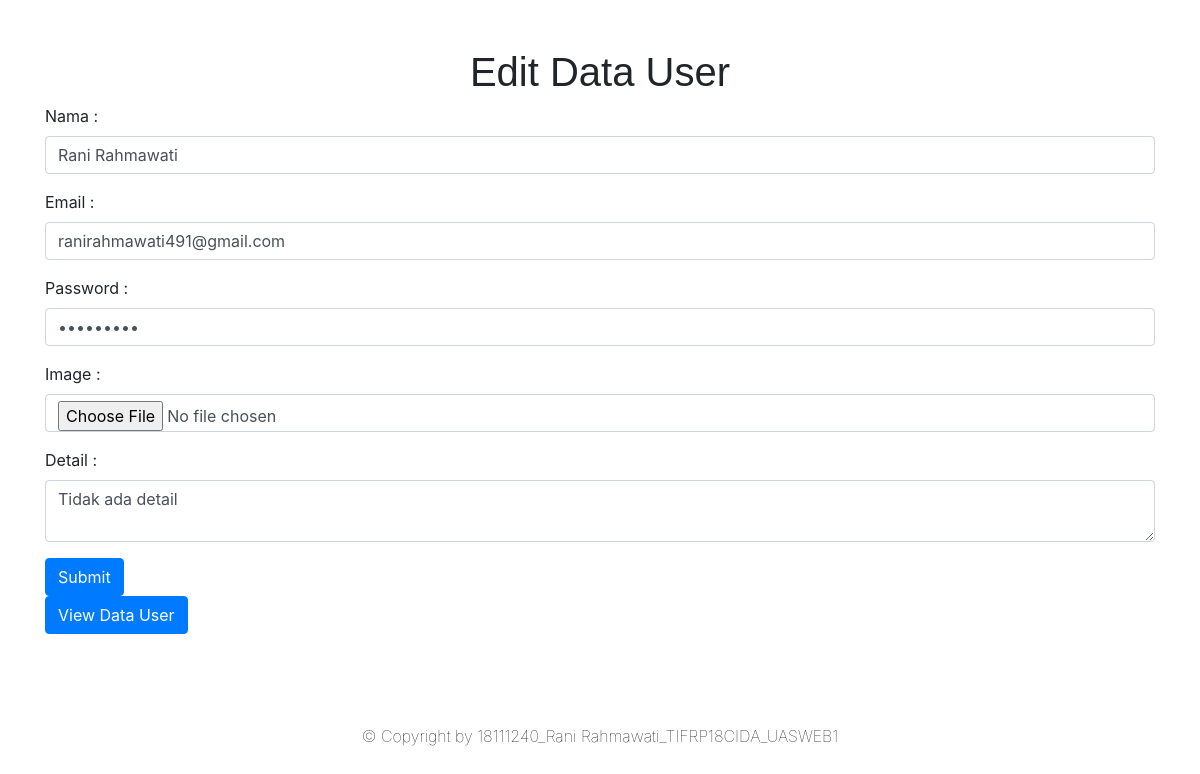
The page /config/edit.php?edit=1 on the database its author committed.
### tables this page shows
CREATE TABLE `tb_user` (
  `user_id` int(11) NOT NULL,
  `user_name` varchar(255) NOT NULL,
  `user_email` varchar(255) NOT NULL,
  `user_password` varchar(255) NOT NULL,
  `user_image` varchar(255) NOT NULL,
  `user_detail` varchar(255) NOT NULL
);

### config/edit.php (the view, shortened to what this page needs)
<!DOCTYPE html>
<html lang="en">
<head>
  <link rel="stylesheet" href="https://maxcdn.bootstrapcdn.com/bootstrap/4.5.2/css/bootstrap.min.css">
</head>
<body>
<br></br>
<div class="container">
  <h2>Edit Data User</h2>
  <?php
    $conn = mysqli_connect('localhost','root','','uaswebsite');
    if(isset($_GET['edit'])){
      $edit_id = $_GET['edit'];
      $select = "SELECT * FROM tb_user WHERE user_id='$edit_id'";
      $run = mysqli_query($conn,$select);
      $row_user = mysqli_fetch_array($run);
          $user_name = $row_user['user_name'];
          $user_email = $row_user['user_email'];
          $user_password = $row_user['user_password'];
          $user_detail = $row_user['user_detail'];
    }
  ?>
  <form action="" method="post" enctype="multipart/form-data">
    <div class="form-group">
      <label>Nama :</label>
      <input type="text" class="form-control" value="<?php echo $user_name;?>" placeholder="Masukkan Nama" name="user_name">
    </div>
    <div class="form-group">
      <label for="email">Email :</label>
      <input type="email" class="form-control" value="<?php echo $user_email;?>" placeholder="Masukkan Email" name="user_email">
    </div>
    <div class="form-group">
      <label for="pwd">Password :</label>
      <input type="password" class="form-control"  value="<?php echo $user_password;?>" placeholder="Masukkan Password" name="user_password">
    </div>
    <div class="form-group">
      <label>Image :</label>
      <input type="file" class="form-control" placeholder="Name" name="user_image">
    </div>
    <div class="form-group">
      <label>Detail :</label>
      <textarea class="form-control" name="user_detail"><?php echo $user_detail;?></textarea>
    </div>
    <input type="submit" name="insert-btn" class="btn btn-primary"/>
  </form>
<a class="btn btn-primary" href="view.php">View Data User</a>
</div>
    <div class="copyrightText">
        <p>&copy; Copyright by 18111240_Rani Rahmawati_TIFRP18CIDA_UASWEB1</p>
    </div>
</body>
</html>

### config/edit.php (style rules this page uses)
.copyrightText { padding: 90px 10px; text-align: center; }
.copyrightText p { color: black; font-weight: 120; text-decoration: none; }
h2 { text-align: center; font-family: Arial, Helvetica, sans-serif; font-size: 40px; }

### rows shown on the page
tb_user: user_name "Rani Rahmawati", user_email "ranirahmawati491@gmail.com", user_detail "Tidak ada detail"
